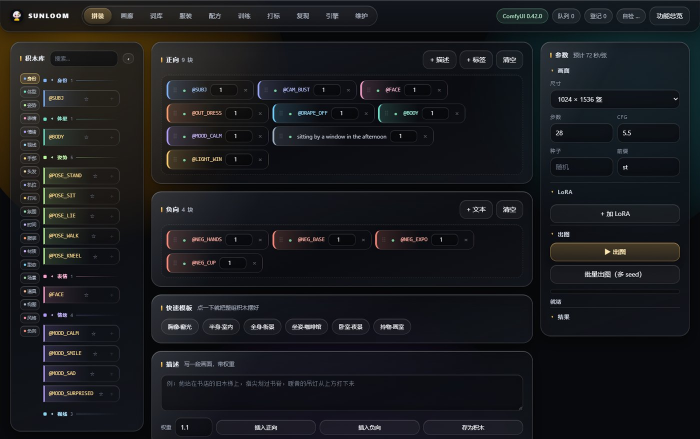
#> input picture docs/images/station-build.jpg, 1400 x 877 px (shown at 1/2 size)
$ python -i coop_layers.py   (imports and definitions only)
#> lines starting #> are read from the running program, lines starting #| are printed output that depends on the picture
### tools/comfy_paths.py
# -*- coding: utf-8 -*-
"""ComfyUI 目录探测（唯一入口）。

向 http://127.0.0.1:8188/system_stats 询问启动参数里的
--input-directory / --output-directory / --temp-directory，带 TTL 缓存；
ComfyUI 离线时优先回退 A:/Comfy-Desktop/ComfyUI-Shared（或 COMFY_SHARED_DIR），
再回退工作站本地 comfy/ComfyUI。
"""
import json
import os
import time
import urllib.request

ROOT = os.path.dirname(os.path.dirname(os.path.abspath(__file__)))
COMFY_URL = os.environ.get("STATION_COMFY", "http://127.0.0.1:8188").rstrip("/")
_CACHE = {"ts": 0.0, "ok": False, "in": "", "out": "", "temp": ""}


def _default_base():
    for cand in (
        os.environ.get("COMFY_SHARED_DIR", ""),
        r"A:\Comfy-Desktop\ComfyUI-Shared",
        os.path.join(ROOT, "comfy", "ComfyUI"),
    ):
        if cand and os.path.isdir(cand):
            return cand
    return os.path.join(ROOT, "comfy", "ComfyUI")


def detect(force=False):
    now = time.time()
    ttl = 30.0 if _CACHE["ok"] else 5.0
    if not force and _CACHE["in"] and (now - _CACHE["ts"]) < ttl:
        return _CACHE["in"], _CACHE["out"]
    base = _default_base()
    inp = os.path.join(base, "input")
    out = os.path.join(base, "output")
    tmp = os.path.join(base, "temp")
    ok = False
    try:
        with urllib.request.urlopen(COMFY_URL + "/system_stats", timeout=2) as r:
            argv = (json.loads(r.read().decode()).get("system") or {}).get("argv") or []
        for i, a in enumerate(argv):
            if a == "--input-directory" and i + 1 < len(argv):
                inp = argv[i + 1]
            elif a == "--output-directory" and i + 1 < len(argv):
                out = argv[i + 1]
            elif a == "--temp-directory" and i + 1 < len(argv):
                tmp = argv[i + 1]
        ok = True
    except Exception:
        pass
    if tmp == os.path.join(base, "temp") and inp:
        cand_tmp = os.path.join(os.path.dirname(inp), "temp")
        if os.path.isdir(cand_tmp):
            tmp = cand_tmp
    _CACHE.update({"ts": now, "ok": ok, "in": inp, "out": out, "temp": tmp})
    return inp, out


def comfy_in(force=False):
    return detect(force=force)[0]


def comfy_out(force=False):
    return detect(force=force)[1]


def comfy_temp(force=False):
    detect(force=force)
    return _CACHE["temp"]


# [31 lines left out: functions comfy_models_dirs, comfy_custom_nodes_dirs, not called in this run]


COMFY_IN, COMFY_OUT = detect()

### tools/coop_layers.py
# -*- coding: utf-8 -*-
"""分层接力：SD15 草稿/光引导 → 后景 → 人物 → 前景（同一画布逐层 inpaint）。

  # 两步之一：在已有底图上补「人物精修 + 前景互动」
  python tools/coop_layers.py --mode post --base SD-Picture/regional/xxx/comp.png \
      --scene "rainy neon street" --char "1girl, white coat" --fg "rusty railing and weeds"

  # 两步之二：从 SD15 草稿开始完整跑
  python tools/coop_layers.py --mode full --scene "..." --char "..."
"""
import argparse, json, os, subprocess, sys, time
from PIL import Image, ImageDraw, ImageFilter
import numpy as np

ROOT = os.environ.get("SUNLOOM_ROOT") or os.path.dirname(os.path.dirname(os.path.abspath(__file__)))
API = "http://127.0.0.1:8770"
from comfy_paths import COMFY_IN as CI
OUT = os.path.join(ROOT, "SD-Picture", "layers")
W, H = 1344, 768
SD15 = "waiNSFWIllustrious_v90.safetensors"

import urllib.request


def _post(p, o):
    r = urllib.request.Request(API + p, data=json.dumps(o).encode(), headers={"Content-Type": "application/json"})
    return json.loads(urllib.request.urlopen(r, timeout=120).read())


def _get(p):
    return json.loads(urllib.request.urlopen(API + p, timeout=60).read())


# [29 lines left out: functions wait_job, inpaint, t2i, not called in this run]


def save_mask(img, name):
    img.save(os.path.join(CI, name))
    return name


# [18 lines left out: functions rect_mask, band_mask, not called in this run]


def light_guide(src, out_path, blur=18, desat=0.75):
#> called with src = '../docs/images/station-build.jpg', out_path = 'out.png', blur = 18, desat = 0.75
    im = Image.open(src).convert("RGB")
#> im is the input picture: PIL image 1400x877 RGB; mean R, G, B 25.3, 26.4, 29.7
    g = im.filter(ImageFilter.GaussianBlur(blur))
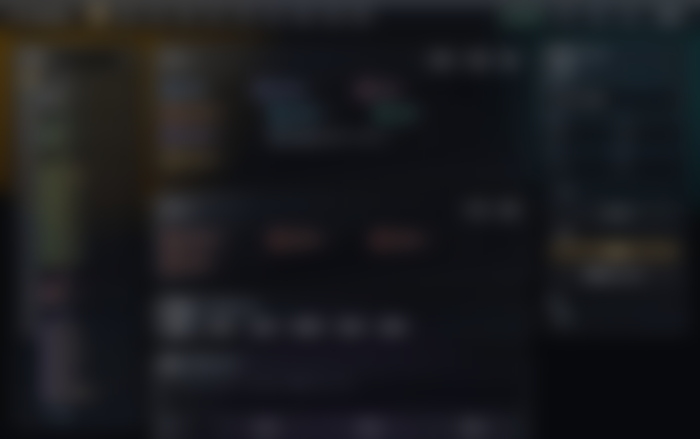
#> g: PIL image 1400x877 RGB (shown at 1/2 size); mean R, G, B 25.6, 26.7, 30.1
    gray = g.convert("L").convert("RGB")
    g = Image.blend(g, gray, desat)
    g.save(out_path)
    return out_path


# [134 lines left out: functions ground_shadow, pose_outline, main, not called in this run]


# [2 lines not run here, left out]

>>> result = light_guide('../docs/images/station-build.jpg', 'out.png')
